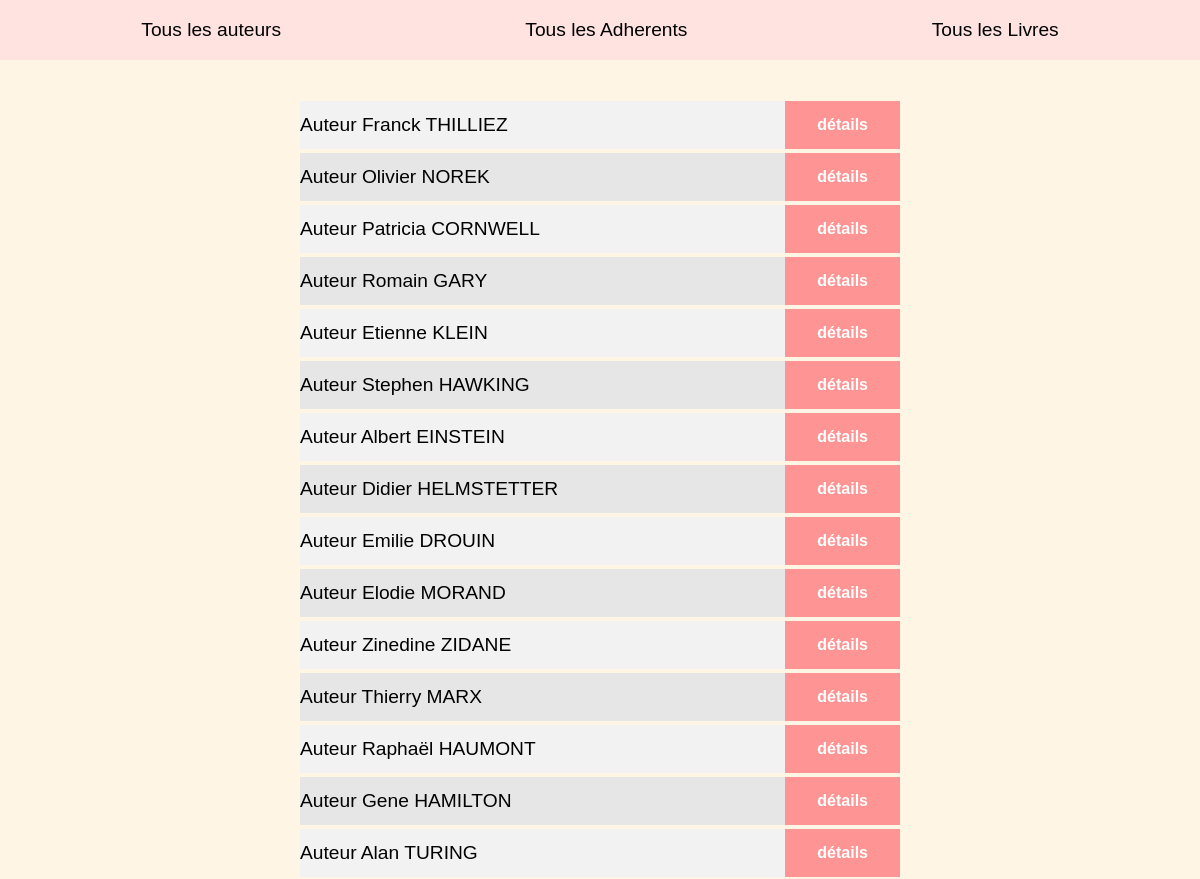
The page /ex2/routeur.php on the database its author committed.
### tables this page shows
CREATE TABLE `Auteur` (
  `numAuteur` int(11) NOT NULL,
  `nom` varchar(50) DEFAULT NULL,
  `prenom` varchar(50) DEFAULT NULL,
  `anneeNaissance` int(11) DEFAULT NULL
);

### ex2/config/connexion.php (called while the page is built)
<?php
class Connexion {
	static private $hostname = 'localhost';
	static private $database = 'fdabadi';
	static private $login = 'fdabadi';
	static private $password = 'DVvs4vICJGb*kY,@-]Yh';
  static private $tabUTF8 = array(PDO::MYSQL_ATTR_INIT_COMMAND => "SET NAMES utf8");
  static private $pdo;
  static public function pdo() {return self::$pdo;}
  static public function connect()  {
    $h = self::$hostname; $d = self::$database; $l = self::$login; $p = self::$password; $t = self::$tabUTF8;
    try {
    	self::$pdo = new PDO("mysql:host=$h;dbname=$d",$l,$p,$t);
    	self::$pdo->setAttribute(PDO::ATTR_ERRMODE, PDO::ERRMODE_EXCEPTION);
    } catch(PDOException $e) {
    	echo "erreur de connexion : ".$e->getMessage()."<br>";
    }
  }
}
?>

### ex2/modele/Auteur.php (called while the page is built, shortened)
<?php
class Auteur extends Objet {
	private $numAuteur;
	private $nom;
	private $prenom;
	public function getNumAuteur() {return $this->numAuteur;}
	public function getNom() {return $this->nom;}
	public function getPrenom() {return $this->prenom;}
	public static function getAllAuteurs() {
		$requete = "SELECT * FROM Auteur;";
		$resultat = Connexion::pdo()->query($requete);
    $resultat->setFetchmode(PDO::FETCH_CLASS,'Auteur');
    $tableau = $resultat->fetchAll();
		return $tableau;
	}
}
?>

### ex2/controleur/controleurAuteur.php (the view, shortened to what this page needs)
<?php
  require_once("modele/Auteur.php");
  class ControleurAuteur {
    public static function lireAuteurs() {
      $tableau = Auteur::getAllAuteurs();
      $tableauAffichage = array();
      foreach($tableau as $auteur) {
        $numAuteur = $auteur->getNumAuteur();
        $nom = $auteur->getNom();
        $prenom = $auteur->getPrenom();
        $lienDetails = "<a class='bouton' href=\"routeur.php?controleur=controleurAuteur&action=lireAuteur&numAuteur=$numAuteur\"> détails </a>";
        $tableauAffichage[] = "<div class='ligne'><div>Auteur $prenom $nom</div><div> $lienDetails</div></div>";
      }
      include("vue/debut.php");
      include("vue/lesObjets.php");
    }
  }
?>

### ex2/vue/lesObjets.php
<?php
if(!empty($object)){
    $object->afficher();
}else{
	foreach ($tableauAffichage as $ligne) {
		echo $ligne;
	}
}

### ex2/css/styles.css (style rules this page uses)
html { margin: 0; padding: 0; font-family: "Josefin Sans", sans-serif; }
body { margin: 0; padding: 0; background-color: #fff5e4; }
.ligne { display: flex; flex-direction: row; justify-content: space-between; align-items: center; width: 50%; margin: 2px 0 2px 0; }
nav { padding: 1em; background-color: #ffe3e1; font-size: 1.2em; color: black; display: flex; flex-direction: row; justify-content: space-around; align-items: center; }
nav a { text-decoration: none; color: black; }
#results { padding-top: 2em; font-size: 1.2em; color: black; display: flex; flex-direction: column; justify-content: space-around; align-items: center; }
#results .ligne:nth-child(odd) { background-color: #f2f2f2; }
#results .ligne:nth-child(even) { background-color: #e6e6e6; }
.bouton { background-color: #ff9494; border: none; color: white; font-weight: bold; padding: 15px 32px; text-align: center; text-decoration: none; display: inline-block; font-size: 16px; cursor: pointer; }

### rows shown on the page
auteur: prenom "Franck", nom "THILLIEZ"
auteur: prenom "Olivier", nom "NOREK"
auteur: prenom "Patricia", nom "CORNWELL"
auteur: prenom "Romain", nom "GARY"
auteur: prenom "Etienne", nom "KLEIN"
auteur: prenom "Stephen", nom "HAWKING"
auteur: prenom "Albert", nom "EINSTEIN"
auteur: prenom "Didier", nom "HELMSTETTER"
auteur: prenom "Emilie", nom "DROUIN"
auteur: prenom "Elodie", nom "MORAND"
auteur: prenom "Zinedine", nom "ZIDANE"
auteur: prenom "Thierry", nom "MARX"
auteur: prenom "Raphaël", nom "HAUMONT"
auteur: prenom "Gene", nom "HAMILTON"
auteur: prenom "Alan", nom "TURING"
